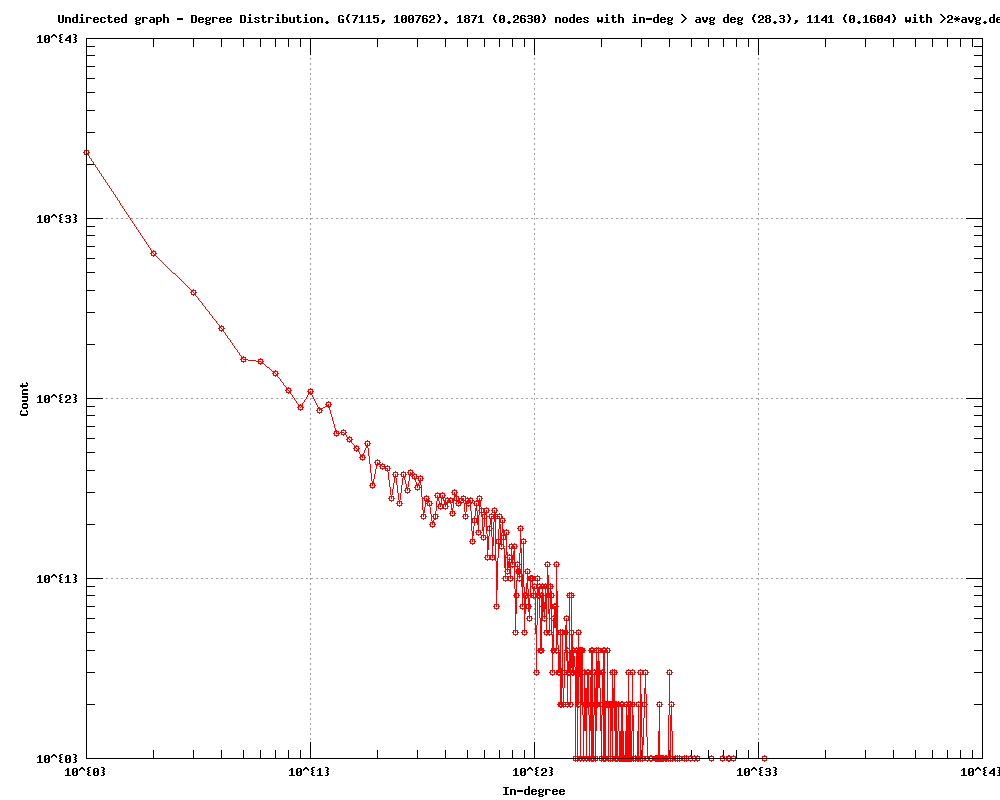

This figure's gnuplot source:
#
# Undirected graph - Degree Distribution. G(7115, 100762). 1871 (0.2630) nodes with in-deg > avg deg (28.3), 1141 (0.1604) with >2*avg.deg (Fri Sep 23 19:17:16 2016)
#

set title "Undirected graph - Degree Distribution. G(7115, 100762). 1871 (0.2630) nodes with in-deg > avg deg (28.3), 1141 (0.1604) with >2*avg.deg"
set key bottom right
set logscale xy 10
set format x "10^{%L}"
set mxtics 10
set format y "10^{%L}"
set mytics 10
set grid
set xlabel "In-degree"
set ylabel "Count"
set tics scale 2
set terminal png size 1000,800
set output 'inDeg.degree_plotWiki-Vote.txt.png'
plot 	"inDeg.degree_plotWiki-Vote.txt.tab" using 1:2 title "" with linespoints pt 6
